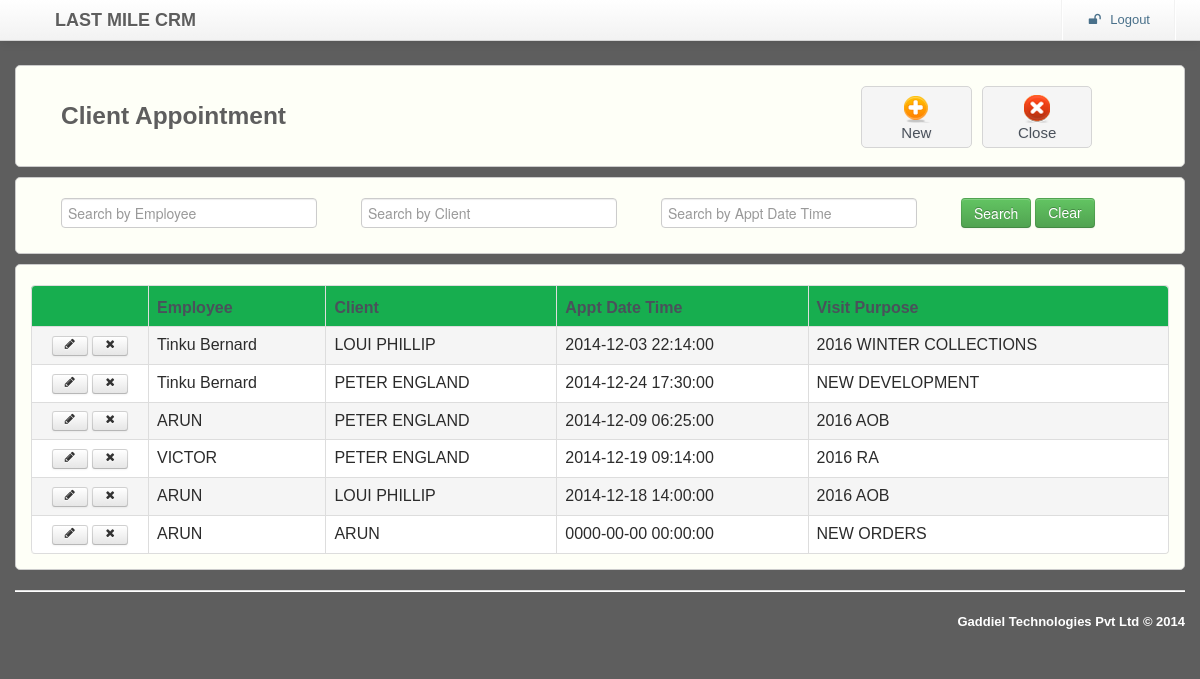
Screenshot of /transaction/clientAppointment/clientAppointment.php with the database file from the repository.
### tables this page shows
CREATE TABLE IF NOT EXISTS `CLIENT_APPOINTMENTS` (
  `CREATED_BY` varchar(60) NOT NULL DEFAULT '-1',
  `CREATED_DATE` date NOT NULL DEFAULT '0000-00-00',
  `LAST_UPDATE_BY` varchar(60) NOT NULL DEFAULT '-1',
  `LAST_UPDATE_DATE` timestamp NOT NULL DEFAULT CURRENT_TIMESTAMP ON UPDATE CURRENT_TIMESTAMP,
  `ID` int(10) NOT NULL AUTO_INCREMENT,
  `CLIENT_ID` int(10) NOT NULL,
  `EMPLOYEE_ID` int(10) NOT NULL,
  `VISIT_PURPOSE_ID` int(10) DEFAULT NULL,
  `APPT_DATETIME` timestamp NOT NULL DEFAULT '0000-00-00 00:00:00',
  PRIMARY KEY (`ID`),
  KEY `XFK_APPT_CLIENT_ID` (`CLIENT_ID`),
  KEY `XFK_APPT_EMP_ID` (`EMPLOYEE_ID`),
  KEY `XFK_APPT_PURPOSE_ID` (`VISIT_PURPOSE_ID`)
);

CREATE TABLE IF NOT EXISTS `EMP_DETAILS` (
  `CREATED_BY` varchar(60) NOT NULL DEFAULT '-1',
  `CREATED_DATE` date NOT NULL DEFAULT '0000-00-00',
  `LAST_UPDATE_BY` varchar(60) NOT NULL DEFAULT '-1',
  `LAST_UPDATE_DATE` timestamp NOT NULL DEFAULT CURRENT_TIMESTAMP ON UPDATE CURRENT_TIMESTAMP,
  `ID` int(10) NOT NULL AUTO_INCREMENT,
  `EMP_NAME` varchar(60) NOT NULL,
  `DESIGNATION_ID` int(10) NOT NULL,
  `DEPARTMENT_ID` int(10) NOT NULL,
  `MANAGER_DESG_ID` int(10) NOT NULL,
  `EMAIL_ID` varchar(120) NOT NULL,
  `MOBILE_NUM` bigint(15) NOT NULL,
  `SEND_EMAIL_ID1` varchar(120) NOT NULL,
  `SEND_EMAIL_ID2` varchar(120) NOT NULL,
  `SEND_EMAIL_ID3` varchar(120) NOT NULL,
  `SEND_EMAIL_ID4` varchar(120) NOT NULL,
  `SEND_EMAIL_ID5` varchar(120) NOT NULL,
  `SEND_EMAIL_ID6` varchar(120) NOT NULL,
  `DEVICE_ACTIVE_DATE` date DEFAULT '0000-00-00',
  `ACTIVE` varchar(2) NOT NULL DEFAULT 'Y',
  `LAST_CONFIG_UPLOAD_DATE` date DEFAULT NULL,
  `LAST_MOBILE_UPDATE_DATE` date DEFAULT NULL,
  PRIMARY KEY (`ID`),
  KEY `XFR_EMP_DESG_ID` (`DESIGNATION_ID`),
  KEY `XFR_EMP_DEPT_ID` (`DEPARTMENT_ID`),
  KEY `XFR_MSG_DESG_ID` (`MANAGER_DESG_ID`)
);

CREATE TABLE IF NOT EXISTS `CLIENT_DETAILS` (
  `CREATED_BY` varchar(60) NOT NULL DEFAULT '-1',
  `CREATED_DATE` date NOT NULL DEFAULT '0000-00-00',
  `LAST_UPDATE_BY` varchar(60) NOT NULL DEFAULT '-1',
  `LAST_UPDATE_DATE` timestamp NOT NULL DEFAULT CURRENT_TIMESTAMP ON UPDATE CURRENT_TIMESTAMP,
  `ID` int(10) NOT NULL AUTO_INCREMENT,
  `CLIENT_CODE` varchar(10) NOT NULL,
  `CLIENT_NAME` varchar(240) NOT NULL,
  `CLIENT_EMAIL_ID` varchar(240) NOT NULL,
  `CLIENT_CLASSIFICATION_ID` int(10) NOT NULL,
  `CLIENT_LOC` varchar(240) NOT NULL,
  `CLIENT_LOC_LNG` double(10,6) DEFAULT NULL,
  `CLIENT_LOC_LAT` double(10,6) DEFAULT NULL,
  `SWLAT` double(10,6) NOT NULL,
  `SWLNG` double(10,6) NOT NULL,
  `NELAT` double(10,6) NOT NULL,
  `NELNG` double(10,6) NOT NULL,
  `MAXLAT` double(10,6) NOT NULL,
  `MINLAT` double(10,6) NOT NULL,
  `MAXLON` double(10,6) NOT NULL,
  `MINLON` double(10,6) NOT NULL,
  `RANGE_IN_MTS` int(10) NOT NULL,
  `VISIT_SCH_PERIOD_ID` int(10) NOT NULL,
  `VISIT_COUNT` int(2) NOT NULL,
  PRIMARY KEY (`ID`),
  KEY `XFK_CLIENT_CLASFN_ID` (`CLIENT_CLASSIFICATION_ID`),
  KEY `XFK_VISIT_SCH_PERIOD_ID` (`VISIT_SCH_PERIOD_ID`)
);

CREATE TABLE IF NOT EXISTS `VISIT_PURPOSES` (
  `CREATED_BY` varchar(60) NOT NULL DEFAULT '-1',
  `CREATED_DATE` date NOT NULL DEFAULT '0000-00-00',
  `LAST_UPDATE_BY` varchar(60) NOT NULL DEFAULT '-1',
  `LAST_UPDATE_DATE` timestamp NOT NULL DEFAULT CURRENT_TIMESTAMP ON UPDATE CURRENT_TIMESTAMP,
  `ID` int(10) NOT NULL AUTO_INCREMENT,
  `PURPOSE_NAME` varchar(60) NOT NULL,
  `DESCRIPTION` varchar(240) DEFAULT NULL,
  PRIMARY KEY (`ID`)
);

### transaction/clientAppointment/clientAppointment.php (the view, shortened to what this page needs)
<html lang="en"><head><meta http-equiv="Content-Type" content="text/html; charset=UTF-8">
    <link rel="stylesheet" type="text/css" href="../../resources/css/bootstrap.min.css" >
    <link rel="stylesheet" type="text/css" href="../../resources/css/bootstrap-responsive.min.css" >
    <link rel="stylesheet" type="text/css" href="../../resources/css/alveolae.css">
    <link rel="stylesheet" type="text/css" href="../../resources/css/font-awesome.css">
    <link rel="stylesheet" type="text/css" href="../../resources/css/footable.core.css?v=2-0-1">
    <link rel="stylesheet" type="text/css" href="../../resources/css/footable-demos.css">
</head>
<body>
	 <?php include($_SERVER['DOCUMENT_ROOT'].'/lastMileCRM/header.php'); ?>
	<form action="" method="POST" name="forms">
	<div id="main-content">
		<div class="container">
			<div class="row">
			   <div class="span12 desktop">
				 <div class="widget">
					<div class="widget-content ">
						<div class="span8"><h3>Client Appointment</h3></div>
						<div class="span3">
							<div class="box-holder">
                                 <a href="addClientAppointment.php" onClick="newPage()">
                                 <div class="box"><img src="../../resources/images/e-add.png"/></br>New</div></a>
                            </div>
							 <div class="box-holder">
							   <a href="../transaction.php">
							   <div class="box"><img src="../../resources/images/e-close.png"/></br>Close</div></a>
                             </div>
						</div>
					</div>
				</div>
			 </div>
					<div class="span12">
					    <div class="widget">
						<div class="widget-content">
							<div class="span3"><input type="text" class="span3" placeholder="Search by Employee" autofocus id="EmployeeId" name="EmployeeId"/></div>
                             <div class="span3"><input type="text" class="span3" placeholder="Search by Client"  id="ClientId" name="ClientId"/></div>
							 <div class="span3"><input type="text" class="span3" placeholder="Search by Appt Date Time"  id="APPTDATETIME"  name="APPTDATETIME"/></div>
							<div class="span2"><input type="submit" class="btn btn-success " onClick="searchvalue()" value="Search"> <a href="#" class="btn btn-success " onClick="clearvalue()">Clear</a></div>
						</div>
					   </div>
			  </div>
				<div class="span12">
					<div class="widget-content">
						<div class="tab-content">
							<div class="tab-pane active" id="demo">
							<table class="table demo table-bordered " data-filter="#filter" data-page-size="5"
							       data-page-previous-text="prev" data-page-next-text="next">
								<thead>
									   <tr class="widget-header">
										<th></th>
										<th data-toggle="true">Employee</th>
										<th data-hide="phone,tablet">Client</th>
										<th data-hide="phone,tablet">Appt Date Time</th>
										<th data-hide="phone,tablet">Visit Purpose </th>
									</tr>
								</thead>
								<tbody id="gridvaluediv" class="mytable1">
								 <?php
									$pdo = Database::connect();
									$pdo->setAttribute(PDO::ATTR_ERRMODE, PDO::ERRMODE_EXCEPTION);
									 $result = $pdo->prepare("select cltapp.ID ID,  clt.CLIENT_NAME CLIENT_NAME,emp.EMP_NAME EMP_NAME, cltapp.APPT_DATETIME APPT_DATETIME, vst.PURPOSE_NAME PURPOSE_NAME
									 FROM  CLIENT_APPOINTMENTS cltapp, EMP_DETAILS emp, VISIT_PURPOSES vst,
									 CLIENT_DETAILS clt
									 WHERE  cltapp.CLIENT_ID = clt.ID AND cltapp.EMPLOYEE_ID = emp.ID AND cltapp.VISIT_PURPOSE_ID = vst.ID ORDER BY cltapp.ID DESC");
		                            $result->execute();
		                            for($i=0; $row = $result->fetch(); $i++){
			 				      ?>
									<tr Style="cursor:pointer;" id="views">
                                    <td class="actions">
											<a href="editClientAppointment.php?id=<?php echo $row['ID']; ?>" class="btn btn-small "><i class="icon-pencil"></i></a>
											<a href="deleteClientAppointment.php?id=<?php echo $row['ID']; ?>" class="btn btn-small" onclick="return confirm('Are you sure?')" ><i class="icon-remove"></i></a>
										</td>
										<td><?php echo  $row['EMP_NAME'];?></td>
										<td><?php echo  $row['CLIENT_NAME'];?></td>
										<td><?php echo  $row['APPT_DATETIME'];?></td>
										<td><?php echo  $row['PURPOSE_NAME'];?></td>
									</tr>
									 <?php } ?>
								</tbody>
							</table>
							</div>
						</div>
					</div>
				</div>
			</div>
				 <?php include($_SERVER['DOCUMENT_ROOT'].'/lastMileCRM/footer.php'); ?>
		</div>
	</div>
	</form>
</body>
</html>

### resources/css/alveolae.css (style rules this page uses)
body { background-color: #5e5e5e; font-family: 'Asap', sans-serif; }
h3 { margin-bottom: 15px; font-weight: 700; color: #5e5e5e; }
#main-content { padding-top: 60px; }
label, input, button, select, textarea { cursor: default; }
.box-holder { width: 25%; display: table-cell; }
.box-holder a { text-decoration: none; }
.box { height: 50px; padding: 5px; margin-right: 10px; font-size: 15px; text-align: center; color: #4A515B; background: #F5F5F5; border: 1px solid #D5D5D5; border-radius: 5px; text-shadow: 1px 1px 1px #EDEDED; }
.widget { clear: both; width: auto; position: relative; margin-bottom: 10px; }
.widget-header { position: relative; height: 40px; background: #17ae4f; border: 1px solid #CCCCCC; -webkit-border-top-left-radius: 5px; -webkit-border-top-right-radius: 5px; -moz-border-radius-topleft: 5px; -moz-border-radius-topright: 5px; border-top-left-radius: 5px; border-top-right-radius: 5px; }
.widget-content { padding: 20px 15px 15px; background: #fefff7; border: 1px solid #CCCCCC; -moz-border-radius: 5px; -webkit-border-radius: 5px; border-radius: 5px; }
.widget-content:before, .widget-content:after { content:""; display:table; clear:both; }
.table th { text-align: left; color: #4A515B; }
.table .actions { width: 100px; text-align: center; }
.table { display: table; margin: 0 auto; }
.desktop { display:block; }

### resources/css/footable.core.css (style rules this page uses)
.footable { width: 100%; }
.footable > thead > tr > th { -webkit-touch-callout: none; -webkit-user-select: none; -khtml-user-select: none; -moz-user-select: -moz-none; -ms-user-select: none; user-select: none; }

### resources/css/footable-demos.css (style rules this page uses)
body { color:#2B2B2B; font-family: 'trebuchet MS' , 'Lucida sans' , Arial; }

### transaction/clientAppointment/clientAppointment.php (style rules this page uses)
.oddtr { background-color:#FFFFFF; }
.eventr { background-color:#F5F5F5; }

### rows the page displays
client_appointments: EMPLOYEE_ID.EMP_NAME "Tinku Bernard", CLIENT_ID.CLIENT_NAME "LOUI PHILLIP", APPT_DATETIME "2014-12-03 22:14:00", VISIT_PURPOSE_ID.PURPOSE_NAME "2016 WINTER COLLECTIONS"
client_appointments: EMPLOYEE_ID.EMP_NAME "Tinku Bernard", CLIENT_ID.CLIENT_NAME "PETER ENGLAND", APPT_DATETIME "2014-12-24 17:30:00", VISIT_PURPOSE_ID.PURPOSE_NAME "NEW DEVELOPMENT"
client_appointments: EMPLOYEE_ID.EMP_NAME "ARUN", CLIENT_ID.CLIENT_NAME "PETER ENGLAND", APPT_DATETIME "2014-12-09 06:25:00", VISIT_PURPOSE_ID.PURPOSE_NAME "2016 AOB"
client_appointments: EMPLOYEE_ID.EMP_NAME "VICTOR", CLIENT_ID.CLIENT_NAME "PETER ENGLAND", APPT_DATETIME "2014-12-19 09:14:00", VISIT_PURPOSE_ID.PURPOSE_NAME "2016 RA"
client_appointments: EMPLOYEE_ID.EMP_NAME "ARUN", CLIENT_ID.CLIENT_NAME "LOUI PHILLIP", APPT_DATETIME "2014-12-18 14:00:00", VISIT_PURPOSE_ID.PURPOSE_NAME "2016 AOB"
client_appointments: EMPLOYEE_ID.EMP_NAME "ARUN", CLIENT_ID.CLIENT_NAME "ARUN", APPT_DATETIME "0000-00-00 00:00:00", VISIT_PURPOSE_ID.PURPOSE_NAME "NEW ORDERS"
